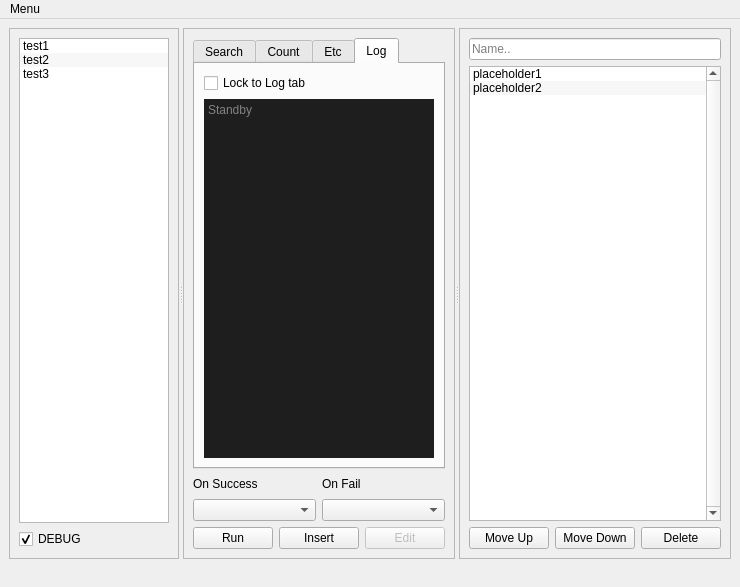
<?xml version="1.0" encoding="UTF-8"?>
<ui version="4.0">
 <class>MainWindow</class>
 <widget class="QMainWindow" name="MainWindow">
  <property name="geometry">
   <rect>
    <x>0</x>
    <y>0</y>
    <width>735</width>
    <height>587</height>
   </rect>
  </property>
  <property name="sizePolicy">
   <sizepolicy hsizetype="Fixed" vsizetype="Fixed">
    <horstretch>0</horstretch>
    <verstretch>0</verstretch>
   </sizepolicy>
  </property>
  <property name="maximumSize">
   <size>
    <width>735</width>
    <height>587</height>
   </size>
  </property>
  <property name="windowTitle">
   <string>Python ImageMacro - Test Build</string>
  </property>
  <property name="tabShape">
   <enum>QTabWidget::Rounded</enum>
  </property>
  <property name="dockNestingEnabled">
   <bool>false</bool>
  </property>
  <widget class="QWidget" name="centralwidget">
   <layout class="QGridLayout" name="gridLayout_4">
    <item row="1" column="0">
     <widget class="QSplitter" name="splitter">
      <property name="sizePolicy">
       <sizepolicy hsizetype="Fixed" vsizetype="Expanding">
        <horstretch>1</horstretch>
        <verstretch>0</verstretch>
       </sizepolicy>
      </property>
      <property name="orientation">
       <enum>Qt::Horizontal</enum>
      </property>
      <widget class="QFrame" name="frame_2">
       <property name="sizePolicy">
        <sizepolicy hsizetype="Fixed" vsizetype="Expanding">
         <horstretch>1</horstretch>
         <verstretch>0</verstretch>
        </sizepolicy>
       </property>
       <property name="maximumSize">
        <size>
         <width>170</width>
         <height>16777215</height>
        </size>
       </property>
       <property name="frameShape">
        <enum>QFrame::StyledPanel</enum>
       </property>
       <property name="frameShadow">
        <enum>QFrame::Raised</enum>
       </property>
       <layout class="QGridLayout" name="gridLayout_2">
        <item row="0" column="0">
         <widget class="QListWidget" name="methodList">
          <property name="sizePolicy">
           <sizepolicy hsizetype="Fixed" vsizetype="Expanding">
            <horstretch>0</horstretch>
            <verstretch>0</verstretch>
           </sizepolicy>
          </property>
          <property name="minimumSize">
           <size>
            <width>150</width>
            <height>0</height>
           </size>
          </property>
          <property name="maximumSize">
           <size>
            <width>150</width>
            <height>16777215</height>
           </size>
          </property>
          <property name="verticalScrollBarPolicy">
           <enum>Qt::ScrollBarAlwaysOff</enum>
          </property>
          <property name="horizontalScrollBarPolicy">
           <enum>Qt::ScrollBarAlwaysOff</enum>
          </property>
          <property name="editTriggers">
           <set>QAbstractItemView::NoEditTriggers</set>
          </property>
          <property name="alternatingRowColors">
           <bool>true</bool>
          </property>
          <property name="isWrapping" stdset="0">
           <bool>false</bool>
          </property>
          <property name="resizeMode">
           <enum>QListView::Fixed</enum>
          </property>
          <property name="layoutMode">
           <enum>QListView::SinglePass</enum>
          </property>
          <property name="spacing">
           <number>1</number>
          </property>
          <property name="selectionRectVisible">
           <bool>true</bool>
          </property>
          <item>
           <property name="text">
            <string>test1</string>
           </property>
          </item>
          <item>
           <property name="text">
            <string>test2</string>
           </property>
          </item>
          <item>
           <property name="text">
            <string>test3</string>
           </property>
          </item>
         </widget>
        </item>
        <item row="1" column="0">
         <widget class="QCheckBox" name="debugCheck">
          <property name="text">
           <string>DEBUG</string>
          </property>
          <property name="checked">
           <bool>true</bool>
          </property>
         </widget>
        </item>
       </layout>
      </widget>
      <widget class="QFrame" name="frame_3">
       <property name="sizePolicy">
        <sizepolicy hsizetype="Fixed" vsizetype="Fixed">
         <horstretch>0</horstretch>
         <verstretch>0</verstretch>
        </sizepolicy>
       </property>
       <property name="frameShape">
        <enum>QFrame::StyledPanel</enum>
       </property>
       <property name="frameShadow">
        <enum>QFrame::Raised</enum>
       </property>
       <layout class="QGridLayout" name="gridLayout_3">
        <item row="0" column="0">
         <widget class="QTabWidget" name="tabWidget">
          <property name="sizePolicy">
           <sizepolicy hsizetype="Preferred" vsizetype="Preferred">
            <horstretch>0</horstretch>
            <verstretch>0</verstretch>
           </sizepolicy>
          </property>
          <property name="minimumSize">
           <size>
            <width>0</width>
            <height>431</height>
           </size>
          </property>
          <property name="maximumSize">
           <size>
            <width>252</width>
            <height>16777215</height>
           </size>
          </property>
          <property name="currentIndex">
           <number>3</number>
          </property>
          <property name="usesScrollButtons">
           <bool>true</bool>
          </property>
          <widget class="QWidget" name="imgTab">
           <attribute name="title">
            <string>Search</string>
           </attribute>
           <widget class="QLabel" name="searchImgLabel">
            <property name="geometry">
             <rect>
              <x>10</x>
              <y>10</y>
              <width>226</width>
              <height>151</height>
             </rect>
            </property>
            <property name="sizePolicy">
             <sizepolicy hsizetype="Fixed" vsizetype="Fixed">
              <horstretch>0</horstretch>
              <verstretch>0</verstretch>
             </sizepolicy>
            </property>
            <property name="maximumSize">
             <size>
              <width>226</width>
              <height>151</height>
             </size>
            </property>
            <property name="autoFillBackground">
             <bool>true</bool>
            </property>
            <property name="frameShape">
             <enum>QFrame::StyledPanel</enum>
            </property>
            <property name="text">
             <string/>
            </property>
            <property name="scaledContents">
             <bool>false</bool>
            </property>
            <property name="alignment">
             <set>Qt::AlignCenter</set>
            </property>
           </widget>
           <widget class="QLabel" name="searchImgNameLabel">
            <property name="geometry">
             <rect>
              <x>14</x>
              <y>146</y>
              <width>218</width>
              <height>12</height>
             </rect>
            </property>
            <property name="autoFillBackground">
             <bool>false</bool>
            </property>
            <property name="styleSheet">
             <string notr="true">background-color: rgba(0, 0, 0, 120);
color: rgb(255, 255, 255);</string>
            </property>
            <property name="frameShadow">
             <enum>QFrame::Plain</enum>
            </property>
            <property name="lineWidth">
             <number>0</number>
            </property>
            <property name="text">
             <string>No Image</string>
            </property>
            <property name="textFormat">
             <enum>Qt::RichText</enum>
            </property>
            <property name="wordWrap">
             <bool>false</bool>
            </property>
           </widget>
           <widget class="QGroupBox" name="trialsGroup">
            <property name="geometry">
             <rect>
              <x>130</x>
              <y>200</y>
              <width>103</width>
              <height>131</height>
             </rect>
            </property>
            <property name="title">
             <string>Trials</string>
            </property>
            <widget class="QLabel" name="label">
             <property name="geometry">
              <rect>
               <x>15</x>
               <y>20</y>
               <width>81</width>
               <height>20</height>
              </rect>
             </property>
             <property name="text">
              <string>Count</string>
             </property>
            </widget>
            <widget class="QSpinBox" name="trialsCountSpin">
             <property name="geometry">
              <rect>
               <x>15</x>
               <y>40</y>
               <width>71</width>
               <height>21</height>
              </rect>
             </property>
             <property name="minimum">
              <number>1</number>
             </property>
             <property name="maximum">
              <number>99999</number>
             </property>
             <property name="value">
              <number>1</number>
             </property>
            </widget>
            <widget class="QLabel" name="label_3">
             <property name="geometry">
              <rect>
               <x>14</x>
               <y>70</y>
               <width>81</width>
               <height>20</height>
              </rect>
             </property>
             <property name="text">
              <string>Interval</string>
             </property>
            </widget>
            <widget class="QDoubleSpinBox" name="trialsIntervalSpin">
             <property name="geometry">
              <rect>
               <x>14</x>
               <y>90</y>
               <width>71</width>
               <height>21</height>
              </rect>
             </property>
             <property name="suffix">
              <string>s</string>
             </property>
             <property name="maximum">
              <double>10000.000000000000000</double>
             </property>
             <property name="singleStep">
              <double>0.050000000000000</double>
             </property>
             <property name="value">
              <double>0.200000000000000</double>
             </property>
            </widget>
           </widget>
           <widget class="QGroupBox" name="searchClickGroup">
            <property name="enabled">
             <bool>true</bool>
            </property>
            <property name="geometry">
             <rect>
              <x>10</x>
              <y>200</y>
              <width>111</width>
              <height>131</height>
             </rect>
            </property>
            <property name="title">
             <string>Click</string>
            </property>
            <property name="checkable">
             <bool>false</bool>
            </property>
            <property name="checked">
             <bool>false</bool>
            </property>
            <widget class="QLabel" name="label_2">
             <property name="geometry">
              <rect>
               <x>20</x>
               <y>20</y>
               <width>81</width>
               <height>20</height>
              </rect>
             </property>
             <property name="text">
              <string>Count</string>
             </property>
            </widget>
            <widget class="QSpinBox" name="searchClickCount">
             <property name="geometry">
              <rect>
               <x>20</x>
               <y>40</y>
               <width>71</width>
               <height>21</height>
              </rect>
             </property>
             <property name="maximum">
              <number>99999</number>
             </property>
            </widget>
            <widget class="QLabel" name="label_4">
             <property name="geometry">
              <rect>
               <x>20</x>
               <y>70</y>
               <width>81</width>
               <height>20</height>
              </rect>
             </property>
             <property name="text">
              <string>Interval</string>
             </property>
            </widget>
            <widget class="QDoubleSpinBox" name="searchClickInterval">
             <property name="geometry">
              <rect>
               <x>20</x>
               <y>90</y>
               <width>71</width>
               <height>21</height>
              </rect>
             </property>
             <property name="suffix">
              <string>s</string>
             </property>
             <property name="maximum">
              <double>10000.000000000000000</double>
             </property>
             <property name="singleStep">
              <double>0.050000000000000</double>
             </property>
             <property name="value">
              <double>0.200000000000000</double>
             </property>
            </widget>
           </widget>
           <widget class="QPushButton" name="searchImgLoadButton">
            <property name="geometry">
             <rect>
              <x>161</x>
              <y>164</y>
              <width>75</width>
              <height>23</height>
             </rect>
            </property>
            <property name="text">
             <string>Load Img</string>
            </property>
           </widget>
           <widget class="QPushButton" name="searchImgClearButton">
            <property name="geometry">
             <rect>
              <x>80</x>
              <y>164</y>
              <width>75</width>
              <height>23</height>
             </rect>
            </property>
            <property name="text">
             <string>Clear Img</string>
            </property>
           </widget>
           <widget class="QLabel" name="label_11">
            <property name="geometry">
             <rect>
              <x>13</x>
              <y>340</y>
              <width>81</width>
              <height>20</height>
             </rect>
            </property>
            <property name="text">
             <string>Precision</string>
            </property>
           </widget>
           <widget class="QSpinBox" name="searchPrecisionSpin">
            <property name="geometry">
             <rect>
              <x>72</x>
              <y>340</y>
              <width>51</width>
              <height>21</height>
             </rect>
            </property>
            <property name="suffix">
             <string>%</string>
            </property>
            <property name="prefix">
             <string/>
            </property>
            <property name="maximum">
             <number>100</number>
            </property>
            <property name="value">
             <number>85</number>
            </property>
           </widget>
          </widget>
          <widget class="QWidget" name="tab">
           <attribute name="title">
            <string>Count</string>
           </attribute>
           <widget class="QLabel" name="countImgLabel">
            <property name="geometry">
             <rect>
              <x>10</x>
              <y>10</y>
              <width>226</width>
              <height>151</height>
             </rect>
            </property>
            <property name="sizePolicy">
             <sizepolicy hsizetype="Fixed" vsizetype="Fixed">
              <horstretch>0</horstretch>
              <verstretch>0</verstretch>
             </sizepolicy>
            </property>
            <property name="maximumSize">
             <size>
              <width>226</width>
              <height>151</height>
             </size>
            </property>
            <property name="autoFillBackground">
             <bool>true</bool>
            </property>
            <property name="frameShape">
             <enum>QFrame::StyledPanel</enum>
            </property>
            <property name="text">
             <string/>
            </property>
            <property name="scaledContents">
             <bool>false</bool>
            </property>
           </widget>
           <widget class="QLabel" name="countImgNameLabel">
            <property name="geometry">
             <rect>
              <x>14</x>
              <y>146</y>
              <width>218</width>
              <height>12</height>
             </rect>
            </property>
            <property name="autoFillBackground">
             <bool>false</bool>
            </property>
            <property name="styleSheet">
             <string notr="true">background-color: rgba(0, 0, 0, 120);
color: rgb(255, 255, 255);</string>
            </property>
            <property name="frameShape">
             <enum>QFrame::NoFrame</enum>
            </property>
            <property name="frameShadow">
             <enum>QFrame::Plain</enum>
            </property>
            <property name="lineWidth">
             <number>0</number>
            </property>
            <property name="text">
             <string>No Image</string>
            </property>
            <property name="textFormat">
             <enum>Qt::RichText</enum>
            </property>
           </widget>
           <widget class="QPushButton" name="countImgLoadButton">
            <property name="geometry">
             <rect>
              <x>161</x>
              <y>164</y>
              <width>75</width>
              <height>23</height>
             </rect>
            </property>
            <property name="text">
             <string>Load Img</string>
            </property>
           </widget>
           <widget class="QPushButton" name="countImgClearButton">
            <property name="geometry">
             <rect>
              <x>80</x>
              <y>164</y>
              <width>75</width>
              <height>23</height>
             </rect>
            </property>
            <property name="text">
             <string>Clear Img</string>
            </property>
           </widget>
           <widget class="QGroupBox" name="countClickGroup">
            <property name="enabled">
             <bool>true</bool>
            </property>
            <property name="geometry">
             <rect>
              <x>10</x>
              <y>200</y>
              <width>111</width>
              <height>131</height>
             </rect>
            </property>
            <property name="title">
             <string>Click</string>
            </property>
            <property name="checkable">
             <bool>false</bool>
            </property>
            <property name="checked">
             <bool>false</bool>
            </property>
            <widget class="QLabel" name="label_7">
             <property name="geometry">
              <rect>
               <x>20</x>
               <y>20</y>
               <width>81</width>
               <height>20</height>
              </rect>
             </property>
             <property name="text">
              <string>Count</string>
             </property>
            </widget>
            <widget class="QSpinBox" name="clickCountSpin_2">
             <property name="geometry">
              <rect>
               <x>20</x>
               <y>40</y>
               <width>71</width>
               <height>21</height>
              </rect>
             </property>
            </widget>
            <widget class="QLabel" name="label_8">
             <property name="geometry">
              <rect>
               <x>20</x>
               <y>70</y>
               <width>81</width>
               <height>20</height>
              </rect>
             </property>
             <property name="text">
              <string>Interval</string>
             </property>
            </widget>
            <widget class="QDoubleSpinBox" name="clickIntervalSpin_2">
             <property name="geometry">
              <rect>
               <x>20</x>
               <y>90</y>
               <width>71</width>
               <height>21</height>
              </rect>
             </property>
             <property name="suffix">
              <string>s</string>
             </property>
             <property name="maximum">
              <double>10000.000000000000000</double>
             </property>
             <property name="singleStep">
              <double>0.050000000000000</double>
             </property>
             <property name="value">
              <double>0.200000000000000</double>
             </property>
            </widget>
           </widget>
           <widget class="QLabel" name="label_12">
            <property name="geometry">
             <rect>
              <x>11</x>
              <y>340</y>
              <width>81</width>
              <height>20</height>
             </rect>
            </property>
            <property name="text">
             <string>Precision</string>
            </property>
           </widget>
           <widget class="QSpinBox" name="countPrecisionSpin">
            <property name="geometry">
             <rect>
              <x>70</x>
              <y>340</y>
              <width>51</width>
              <height>21</height>
             </rect>
            </property>
            <property name="suffix">
             <string>%</string>
            </property>
            <property name="prefix">
             <string/>
            </property>
            <property name="maximum">
             <number>100</number>
            </property>
            <property name="value">
             <number>85</number>
            </property>
           </widget>
          </widget>
          <widget class="QWidget" name="funcTab">
           <attribute name="title">
            <string>Etc</string>
           </attribute>
           <widget class="QPushButton" name="funcButton">
            <property name="geometry">
             <rect>
              <x>320</x>
              <y>460</y>
              <width>61</width>
              <height>21</height>
             </rect>
            </property>
            <property name="text">
             <string>Insert</string>
            </property>
           </widget>
           <widget class="QGroupBox" name="waitGroup">
            <property name="enabled">
             <bool>true</bool>
            </property>
            <property name="geometry">
             <rect>
              <x>10</x>
              <y>10</y>
              <width>91</width>
              <height>51</height>
             </rect>
            </property>
            <property name="title">
             <string>Wait</string>
            </property>
            <property name="checkable">
             <bool>false</bool>
            </property>
            <widget class="QDoubleSpinBox" name="waitSpin">
             <property name="geometry">
              <rect>
               <x>10</x>
               <y>20</y>
               <width>71</width>
               <height>21</height>
              </rect>
             </property>
             <property name="suffix">
              <string>s</string>
             </property>
             <property name="decimals">
              <number>1</number>
             </property>
             <property name="maximum">
              <double>100000000000.000000000000000</double>
             </property>
             <property name="singleStep">
              <double>0.500000000000000</double>
             </property>
             <property name="value">
              <double>5.000000000000000</double>
             </property>
            </widget>
           </widget>
           <widget class="QGroupBox" name="loopGroup">
            <property name="enabled">
             <bool>true</bool>
            </property>
            <property name="geometry">
             <rect>
              <x>10</x>
              <y>70</y>
              <width>91</width>
              <height>51</height>
             </rect>
            </property>
            <property name="title">
             <string>Loop</string>
            </property>
            <property name="checkable">
             <bool>false</bool>
            </property>
            <widget class="QSpinBox" name="loopCountSpin">
             <property name="geometry">
              <rect>
               <x>10</x>
               <y>20</y>
               <width>71</width>
               <height>21</height>
              </rect>
             </property>
             <property name="maximum">
              <number>9999</number>
             </property>
            </widget>
           </widget>
           <widget class="QGroupBox" name="clickGroup">
            <property name="geometry">
             <rect>
              <x>10</x>
              <y>130</y>
              <width>91</width>
              <height>111</height>
             </rect>
            </property>
            <property name="title">
             <string>Click</string>
            </property>
            <widget class="QPushButton" name="clickFromImg">
             <property name="geometry">
              <rect>
               <x>10</x>
               <y>80</y>
               <width>71</width>
               <height>21</height>
              </rect>
             </property>
             <property name="text">
              <string>From Img</string>
             </property>
            </widget>
            <widget class="QLabel" name="label_6">
             <property name="geometry">
              <rect>
               <x>10</x>
               <y>50</y>
               <width>21</width>
               <height>20</height>
              </rect>
             </property>
             <property name="text">
              <string>Y</string>
             </property>
            </widget>
            <widget class="QLabel" name="label_5">
             <property name="geometry">
              <rect>
               <x>10</x>
               <y>20</y>
               <width>21</width>
               <height>20</height>
              </rect>
             </property>
             <property name="text">
              <string>X</string>
             </property>
            </widget>
            <widget class="QSpinBox" name="clickX">
             <property name="geometry">
              <rect>
               <x>40</x>
               <y>20</y>
               <width>41</width>
               <height>22</height>
              </rect>
             </property>
             <property name="frame">
              <bool>true</bool>
             </property>
             <property name="buttonSymbols">
              <enum>QAbstractSpinBox::NoButtons</enum>
             </property>
             <property name="maximum">
              <number>99999</number>
             </property>
            </widget>
            <widget class="QSpinBox" name="clickY">
             <property name="geometry">
              <rect>
               <x>40</x>
               <y>50</y>
               <width>41</width>
               <height>22</height>
              </rect>
             </property>
             <property name="frame">
              <bool>true</bool>
             </property>
             <property name="buttonSymbols">
              <enum>QAbstractSpinBox::NoButtons</enum>
             </property>
             <property name="maximum">
              <number>99999</number>
             </property>
            </widget>
           </widget>
           <widget class="QGroupBox" name="varGroup">
            <property name="geometry">
             <rect>
              <x>110</x>
              <y>10</y>
              <width>127</width>
              <height>294</height>
             </rect>
            </property>
            <property name="title">
             <string>Variable</string>
            </property>
            <widget class="QRadioButton" name="intRadio">
             <property name="geometry">
              <rect>
               <x>10</x>
               <y>20</y>
               <width>90</width>
               <height>16</height>
              </rect>
             </property>
             <property name="text">
              <string>Integer</string>
             </property>
            </widget>
            <widget class="QRadioButton" name="doubleRadio">
             <property name="geometry">
              <rect>
               <x>10</x>
               <y>70</y>
               <width>90</width>
               <height>16</height>
              </rect>
             </property>
             <property name="text">
              <string>Double</string>
             </property>
            </widget>
            <widget class="QDoubleSpinBox" name="doubleSpin">
             <property name="geometry">
              <rect>
               <x>30</x>
               <y>90</y>
               <width>81</width>
               <height>22</height>
              </rect>
             </property>
            </widget>
            <widget class="QSpinBox" name="integerSpin">
             <property name="geometry">
              <rect>
               <x>30</x>
               <y>40</y>
               <width>81</width>
               <height>22</height>
              </rect>
             </property>
            </widget>
            <widget class="QComboBox" name="variableArg2">
             <property name="geometry">
              <rect>
               <x>10</x>
               <y>200</y>
               <width>101</width>
               <height>22</height>
              </rect>
             </property>
             <property name="currentText">
              <string/>
             </property>
            </widget>
            <widget class="QComboBox" name="variableArg1">
             <property name="geometry">
              <rect>
               <x>10</x>
               <y>140</y>
               <width>101</width>
               <height>22</height>
              </rect>
             </property>
             <property name="currentText">
              <string/>
             </property>
            </widget>
            <widget class="QComboBox" name="operatorArg1">
             <property name="geometry">
              <rect>
               <x>40</x>
               <y>170</y>
               <width>41</width>
               <height>22</height>
              </rect>
             </property>
             <property name="currentText">
              <string/>
             </property>
            </widget>
            <widget class="QComboBox" name="variableArg3">
             <property name="geometry">
              <rect>
               <x>10</x>
               <y>260</y>
               <width>101</width>
               <height>22</height>
              </rect>
             </property>
             <property name="currentText">
              <string/>
             </property>
            </widget>
            <widget class="QComboBox" name="operatorArg2">
             <property name="geometry">
              <rect>
               <x>40</x>
               <y>230</y>
               <width>41</width>
               <height>22</height>
              </rect>
             </property>
             <property name="currentText">
              <string/>
             </property>
             <item>
              <property name="text">
               <string/>
              </property>
             </item>
             <item>
              <property name="text">
               <string>=</string>
              </property>
             </item>
            </widget>
            <widget class="QRadioButton" name="calRadio">
             <property name="geometry">
              <rect>
               <x>10</x>
               <y>120</y>
               <width>90</width>
               <height>16</height>
              </rect>
             </property>
             <property name="text">
              <string>Calculation</string>
             </property>
            </widget>
           </widget>
           <widget class="QGroupBox" name="dragGroup">
            <property name="geometry">
             <rect>
              <x>10</x>
              <y>250</y>
              <width>91</width>
              <height>151</height>
             </rect>
            </property>
            <property name="title">
             <string>Drag</string>
            </property>
            <widget class="QPushButton" name="dragFromImg">
             <property name="geometry">
              <rect>
               <x>10</x>
               <y>120</y>
               <width>71</width>
               <height>21</height>
              </rect>
             </property>
             <property name="text">
              <string>From Img</string>
             </property>
            </widget>
            <widget class="QLabel" name="label_15">
             <property name="geometry">
              <rect>
               <x>10</x>
               <y>20</y>
               <width>81</width>
               <height>20</height>
              </rect>
             </property>
             <property name="text">
              <string>From X / Y</string>
             </property>
            </widget>
            <widget class="QSpinBox" name="dragFromX">
             <property name="geometry">
              <rect>
               <x>10</x>
               <y>40</y>
               <width>31</width>
               <height>22</height>
              </rect>
             </property>
             <property name="frame">
              <bool>true</bool>
             </property>
             <property name="buttonSymbols">
              <enum>QAbstractSpinBox::NoButtons</enum>
             </property>
             <property name="maximum">
              <number>99999</number>
             </property>
            </widget>
            <widget class="QSpinBox" name="dragFromY">
             <property name="geometry">
              <rect>
               <x>50</x>
               <y>40</y>
               <width>31</width>
               <height>22</height>
              </rect>
             </property>
             <property name="frame">
              <bool>true</bool>
             </property>
             <property name="buttonSymbols">
              <enum>QAbstractSpinBox::NoButtons</enum>
             </property>
             <property name="maximum">
              <number>99999</number>
             </property>
            </widget>
            <widget class="QLabel" name="label_16">
             <property name="geometry">
              <rect>
               <x>10</x>
               <y>70</y>
               <width>81</width>
               <height>20</height>
              </rect>
             </property>
             <property name="text">
              <string>To    X / Y</string>
             </property>
            </widget>
            <widget class="QSpinBox" name="dragToY">
             <property name="geometry">
              <rect>
               <x>50</x>
               <y>90</y>
               <width>31</width>
               <height>22</height>
              </rect>
             </property>
             <property name="frame">
              <bool>true</bool>
             </property>
             <property name="buttonSymbols">
              <enum>QAbstractSpinBox::NoButtons</enum>
             </property>
             <property name="maximum">
              <number>99999</number>
             </property>
            </widget>
            <widget class="QSpinBox" name="dragToX">
             <property name="geometry">
              <rect>
               <x>10</x>
               <y>90</y>
               <width>31</width>
               <height>22</height>
              </rect>
             </property>
             <property name="frame">
              <bool>true</bool>
             </property>
             <property name="buttonSymbols">
              <enum>QAbstractSpinBox::NoButtons</enum>
             </property>
             <property name="maximum">
              <number>99999</number>
             </property>
            </widget>
           </widget>
          </widget>
          <widget class="QWidget" name="debugTab">
           <attribute name="title">
            <string>Log</string>
           </attribute>
           <layout class="QGridLayout" name="gridLayout_6">
            <item row="1" column="0">
             <widget class="QTextEdit" name="outputTextEdit">
              <property name="styleSheet">
               <string notr="true">background-color: rgb(30, 30, 30);
color: rgb(230, 230, 230);</string>
              </property>
              <property name="frameShape">
               <enum>QFrame::NoFrame</enum>
              </property>
              <property name="frameShadow">
               <enum>QFrame::Sunken</enum>
              </property>
              <property name="lineWidth">
               <number>1</number>
              </property>
              <property name="verticalScrollBarPolicy">
               <enum>Qt::ScrollBarAlwaysOff</enum>
              </property>
              <property name="horizontalScrollBarPolicy">
               <enum>Qt::ScrollBarAlwaysOff</enum>
              </property>
              <property name="autoFormatting">
               <set>QTextEdit::AutoNone</set>
              </property>
              <property name="undoRedoEnabled">
               <bool>false</bool>
              </property>
              <property name="lineWrapMode">
               <enum>QTextEdit::WidgetWidth</enum>
              </property>
              <property name="lineWrapColumnOrWidth">
               <number>0</number>
              </property>
              <property name="readOnly">
               <bool>true</bool>
              </property>
              <property name="placeholderText">
               <string>Standby</string>
              </property>
             </widget>
            </item>
            <item row="0" column="0">
             <widget class="QCheckBox" name="lockLogCheck">
              <property name="text">
               <string>Lock to Log tab</string>
              </property>
             </widget>
            </item>
           </layout>
          </widget>
         </widget>
        </item>
        <item row="1" column="0">
         <layout class="QGridLayout" name="gridLayout_5">
          <item row="0" column="0">
           <widget class="QLabel" name="label_9">
            <property name="maximumSize">
             <size>
              <width>16777215</width>
              <height>20</height>
             </size>
            </property>
            <property name="text">
             <string>On Success</string>
            </property>
           </widget>
          </item>
          <item row="0" column="1">
           <widget class="QLabel" name="label_10">
            <property name="text">
             <string>On Fail</string>
            </property>
           </widget>
          </item>
          <item row="1" column="0">
           <widget class="QComboBox" name="onSuccessCombo"/>
          </item>
          <item row="1" column="1">
           <widget class="QComboBox" name="onFailCombo"/>
          </item>
         </layout>
        </item>
        <item row="2" column="0">
         <layout class="QHBoxLayout" name="horizontalLayout">
          <item>
           <widget class="QPushButton" name="runButton">
            <property name="sizePolicy">
             <sizepolicy hsizetype="Preferred" vsizetype="Fixed">
              <horstretch>0</horstretch>
              <verstretch>0</verstretch>
             </sizepolicy>
            </property>
            <property name="text">
             <string>Run</string>
            </property>
           </widget>
          </item>
          <item>
           <widget class="QPushButton" name="insertButton">
            <property name="sizePolicy">
             <sizepolicy hsizetype="Preferred" vsizetype="Fixed">
              <horstretch>0</horstretch>
              <verstretch>0</verstretch>
             </sizepolicy>
            </property>
            <property name="text">
             <string>Insert</string>
            </property>
           </widget>
          </item>
          <item>
           <widget class="QPushButton" name="editButton">
            <property name="enabled">
             <bool>false</bool>
            </property>
            <property name="sizePolicy">
             <sizepolicy hsizetype="Preferred" vsizetype="Fixed">
              <horstretch>0</horstretch>
              <verstretch>0</verstretch>
             </sizepolicy>
            </property>
            <property name="text">
             <string>Edit</string>
            </property>
           </widget>
          </item>
         </layout>
        </item>
       </layout>
      </widget>
      <widget class="QFrame" name="frame">
       <property name="sizePolicy">
        <sizepolicy hsizetype="Expanding" vsizetype="Preferred">
         <horstretch>2</horstretch>
         <verstretch>0</verstretch>
        </sizepolicy>
       </property>
       <property name="frameShape">
        <enum>QFrame::StyledPanel</enum>
       </property>
       <property name="frameShadow">
        <enum>QFrame::Raised</enum>
       </property>
       <layout class="QGridLayout" name="gridLayout">
        <item row="1" column="0" colspan="3">
         <widget class="QListWidget" name="sequenceList">
          <property name="verticalScrollBarPolicy">
           <enum>Qt::ScrollBarAlwaysOn</enum>
          </property>
          <property name="horizontalScrollBarPolicy">
           <enum>Qt::ScrollBarAlwaysOff</enum>
          </property>
          <property name="editTriggers">
           <set>QAbstractItemView::NoEditTriggers</set>
          </property>
          <property name="alternatingRowColors">
           <bool>true</bool>
          </property>
          <property name="movement">
           <enum>QListView::Static</enum>
          </property>
          <property name="viewMode">
           <enum>QListView::ListMode</enum>
          </property>
          <property name="selectionRectVisible">
           <bool>true</bool>
          </property>
          <item>
           <property name="text">
            <string>placeholder1</string>
           </property>
          </item>
          <item>
           <property name="text">
            <string>placeholder2</string>
           </property>
          </item>
         </widget>
        </item>
        <item row="2" column="2">
         <widget class="QPushButton" name="delButton">
          <property name="text">
           <string>Delete</string>
          </property>
         </widget>
        </item>
        <item row="2" column="1">
         <widget class="QPushButton" name="downButton">
          <property name="text">
           <string>Move Down</string>
          </property>
         </widget>
        </item>
        <item row="2" column="0">
         <widget class="QPushButton" name="upButton">
          <property name="text">
           <string>Move Up</string>
          </property>
         </widget>
        </item>
        <item row="0" column="0" colspan="3">
         <widget class="QLineEdit" name="nameLine">
          <property name="inputMask">
           <string/>
          </property>
          <property name="placeholderText">
           <string>Name..</string>
          </property>
         </widget>
        </item>
       </layout>
      </widget>
     </widget>
    </item>
   </layout>
  </widget>
  <widget class="QMenuBar" name="menubar">
   <property name="geometry">
    <rect>
     <x>0</x>
     <y>0</y>
     <width>735</width>
     <height>21</height>
    </rect>
   </property>
   <widget class="QMenu" name="menuMenu">
    <property name="title">
     <string>Menu</string>
    </property>
    <addaction name="actionSave"/>
    <addaction name="actionLoad"/>
    <addaction name="separator"/>
    <addaction name="actionExit"/>
    <addaction name="separator"/>
    <addaction name="actionAbout"/>
   </widget>
   <addaction name="menuMenu"/>
  </widget>
  <widget class="QStatusBar" name="statusbar">
   <property name="sizeGripEnabled">
    <bool>false</bool>
   </property>
  </widget>
  <action name="actionSave">
   <property name="text">
    <string>Save (ctrl+s)</string>
   </property>
  </action>
  <action name="actionLoad">
   <property name="text">
    <string>Load (ctrl+l)</string>
   </property>
  </action>
  <action name="actionExit">
   <property name="text">
    <string>Exit (ctrl+q)</string>
   </property>
  </action>
  <action name="actionAbout">
   <property name="text">
    <string>About</string>
   </property>
  </action>
 </widget>
 <resources/>
 <connections/>
</ui>
